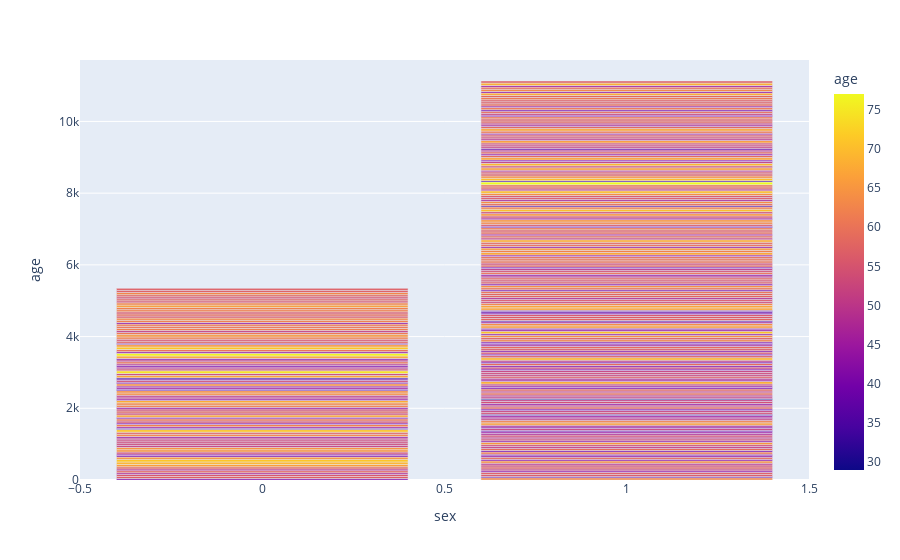

Notebook code cell kept with this figure:
### Code cell
fig=px.bar(heart,x='sex',y='age',color='age')
fig

### Figure 1 — Plotly figure (JSON) as saved in the notebook; plotly's stock layout.template omitted (floating-point values rounded to 4 significant figures; data arrays with more than 128 entries replaced by an {"elided": "..."} marker saying what was removed)
{"data": [{"alignmentgroup": "True", "hovertemplate": "sex=%{x}<br>age=%{marker.color}<extra></extra>", "legendgroup": "", "marker": {"color": {"elided": "303 int values"}, "coloraxis": "coloraxis"}, "name": "", "offsetgroup": "", "orientation": "v", "showlegend": false, "textposition": "auto", "type": "bar", "x": {"elided": "303 int values"}, "xaxis": "x", "y": {"elided": "303 int values"}, "yaxis": "y"}], "layout": {"barmode": "relative", "coloraxis": {"colorbar": {"title": {"text": "age"}}, "colorscale": [[0, "#0d0887"], [0.1111, "#46039f"], [0.2222, "#7201a8"], [0.3333, "#9c179e"], [0.4444, "#bd3786"], [0.5556, "#d8576b"], [0.6667, "#ed7953"], [0.7778, "#fb9f3a"], [0.8889, "#fdca26"], [1, "#f0f921"]]}, "legend": {"tracegroupgap": 0}, "margin": {"t": 60}, "xaxis": {"anchor": "y", "domain": [0, 1], "title": {"text": "sex"}}, "yaxis": {"anchor": "x", "domain": [0, 1], "title": {"text": "age"}}}}
